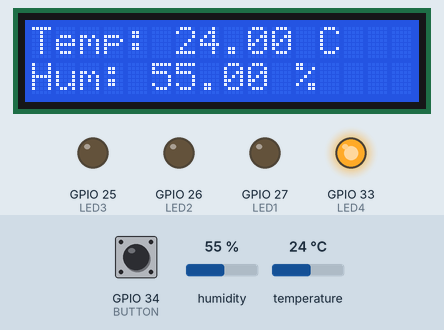
A sketch run on a simulated ESP32. Parts: 16×2 character LCD, output pins drawn as LEDs (lit = HIGH). Dashed ring = blinking. Inputs (shaded band) come from the test bench; at power-on: GPIO 34 (BUTTON) HIGH, temperature 24 °C, humidity 55 %. What the sketch prints to the serial monitor is not drawn.

Above: at 1.2 s.
1.3 s: GPIO 34 (BUTTON) pulled LOW for 2.45 s
At 2.6 s:
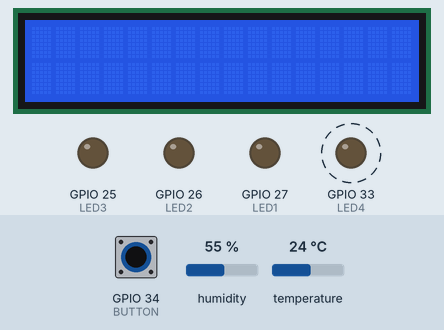
6.3 s: temperature set to 29.5 °C
At 7.9 s:
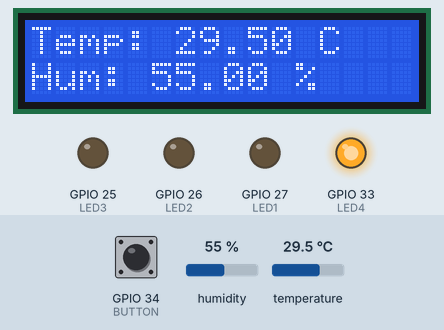
9.1 s: temperature set to 30.3 °C
At 11.4 s:
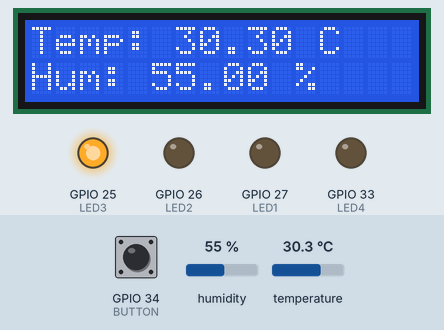
12.6 s: humidity set to 22 %
At 14.4 s:
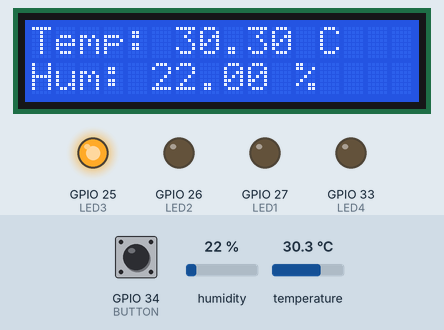
15.4 s: humidity set to 40 %
At 17.9 s:
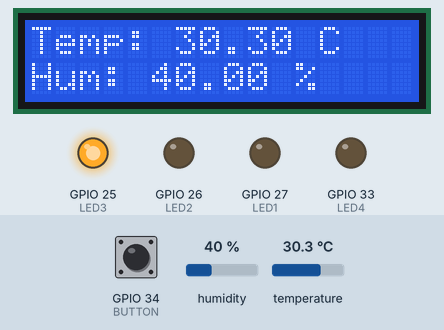
Timing chart, 0 to 19.4 s (numbered marks = the images above; inputs shaded):
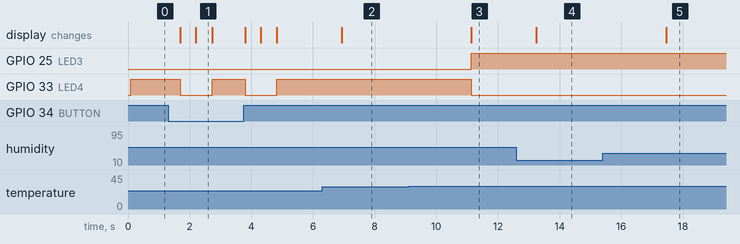

The sketch:

main.ino
```cpp
#include <DHT.h>
#include<Wire.h>
#include <LiquidCrystal_I2C.h>

//pin defined
#define LED1  27//red
#define LED2  26//yellow
#define LED3  25//orage
#define LED4  33//white
#define BUZ  16
#define BUTTON 34

#define DHTPIN 14       // GPIO pin connected to the DHT sensor
#define DHTTYPE DHT22 // DHT Sensor type

//Temperture Thresholds
#define T_Target 50
#define T_Overheat 70
#define TEMP_IDLE 30


DHT dht(DHTPIN, DHTTYPE);
LiquidCrystal_I2C lcd(0x27, 16, 2);

volatile bool ButtonMode = false;
unsigned long manualStartTime = 0;

// Interrupt Service Routine: triggered on button press
void IRAM_ATTR toggleModeISR() {
  ButtonMode=true;
  manualStartTime = millis();
}


void setup() {
  Serial.begin(115200);
  dht.begin();
  Serial.println("Heater Control System");
  Serial.println("Let start.....!");
  pinMode(LED1, OUTPUT);
  pinMode(LED2, OUTPUT);
  pinMode(LED3, OUTPUT);
  pinMode(LED4, OUTPUT);
  pinMode(BUZ, OUTPUT);
  pinMode(BUTTON, INPUT_PULLUP);

  // Attach interrupt on button pin (rising/falling)
  attachInterrupt(digitalPinToInterrupt(BUTTON), toggleModeISR, CHANGE);

  // Initialize LCD
  lcd.init();
  lcd.backlight();
  lcd.clear();

}

void loop() {
  float temp = dht.readTemperature();
  float hum = dht.readHumidity();

  // Check for sensor read errors
  if (isnan(temp) || isnan(hum)) {
    Serial.println("Failed to read from DHT sensor!");
    lcd.clear();
    lcd.setCursor(0, 0);
    lcd.print("Sensor Error");
    return;
  }

  //Print readings on Serial Monitor
  Serial.print("Temperature: ");
  Serial.print(temp);
  Serial.print(" °C\tHumidity: ");
  Serial.print(hum);
  Serial.println(" %");
  Serial.print("state of button:");
  Serial.println(ButtonMode);


  //Display readings on LCD
  lcd.setCursor(0, 0);
  lcd.print("Temp: ");
  lcd.print(temp);
  lcd.print(" C");

  lcd.setCursor(0, 1);
  lcd.print("Hum: ");
  lcd.print(hum);
  lcd.print(" %");

  if (ButtonMode) {
    Serial.println("Manual Mode: Heater ON");
    lcd.clear();
    lcd.setCursor(1,0);
    lcd.print("System In");
    lcd.setCursor(1,1);
    lcd.print("Cooling...");
    // Turn everything OFF
    digitalWrite(LED1, LOW);
    digitalWrite(LED2, LOW);
    digitalWrite(LED3, LOW);
    digitalWrite(LED4, LOW);
    noTone(BUZ);
    delay(500);
    if (temp<T_Overheat || millis() - manualStartTime > 10000) {
      lcd.clear();
      ButtonMode = false;
      Serial.println("Switched back to AUTO Mode");
    }
  }
  else {
    //normal mode
    if (temp >= T_Overheat) {
      // Overheat
      digitalWrite(LED1, HIGH);//red
      digitalWrite(LED2, LOW);
      digitalWrite(LED3, LOW);
      digitalWrite(LED4, LOW);
      tone(BUZ, 1000);
      delay(200);
      noTone(BUZ);
      delay(200);
      Serial.println("Overheat!");
      lcd.clear();
      lcd.setCursor(0,0);
      lcd.print(" Over heat!");
      lcd.setCursor(0,1);
      lcd.print("push the button");
      delay(200);
    }
    else if (temp >= T_Target && temp < T_Overheat) {
    // Target Reached
    digitalWrite(LED1, LOW);
    digitalWrite(LED2, HIGH);//yellow
    digitalWrite(LED3, LOW);
    digitalWrite(LED4, LOW);
    noTone(BUZ);
    Serial.println("Target Reached");
    }
    else if (temp >= TEMP_IDLE && temp < T_Target) {
     // Heating
    digitalWrite(LED1, LOW);
    digitalWrite(LED2, LOW);
    digitalWrite(LED3, HIGH);//orage
    digitalWrite(LED4, LOW);
    noTone(BUZ);
    Serial.println("Heating...");
    }
    else {
    // Idle
    digitalWrite(LED1, LOW);
    digitalWrite(LED2, LOW);
    digitalWrite(LED3, LOW);
    digitalWrite(LED4, HIGH);//white
    noTone(BUZ);
    Serial.println("Idle");
    }
  }
  delay(500);
}
```

Measured:
- the behaviour switches between 29.9 and 30 °C on temperature (found by bisection; images 2 and 3)
- after the input at 1.3 s, GPIO 33 (LED4): alternates HIGH for 1.1 s and LOW for 1.0 s, starting after 0.39 s; the display: first changes after 0.39 s (image 1 shows a later state)
- after the input at 6.3 s, the display: changes after 0.63 s (image 2)
- after the input at 9.1 s, GPIO 25 (LED3): LOW → HIGH after 2.0 s; GPIO 33 (LED4): HIGH → LOW after 2.0 s; the display: changes after 2.0 s (image 3)
- after the input at 12.6 s, the display: changes after 0.65 s (image 4)
- after the input at 15.4 s, the display: changes after 2.1 s (image 5)
- what the display in image 1 shows lasts 0.5 s, from 2.2 s to 2.7 s
